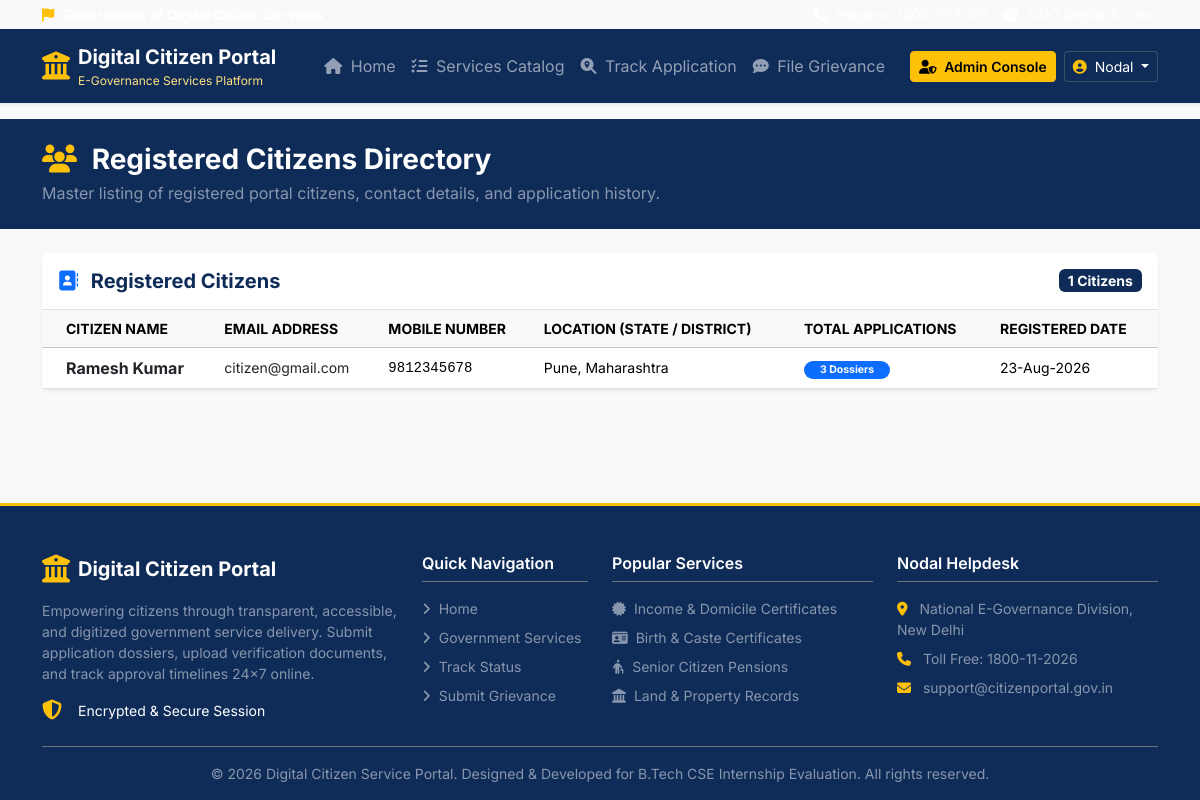
Page /admin/users (signed in) on the committed database.
### app/models.py (models this page shows, shortened)
class User(UserMixin, db.Model):
    __tablename__ = 'users'
    id = db.Column(db.Integer, primary_key=True)
    name = db.Column(db.String(120), nullable=False)
    email = db.Column(db.String(120), unique=True, nullable=False, index=True)
    mobile = db.Column(db.String(15), nullable=False)
    password_hash = db.Column(db.String(256), nullable=False)
    role = db.Column(db.String(20), nullable=False, default='citizen') # 'citizen' or 'admin'
    address = db.Column(db.Text, nullable=True)
    state = db.Column(db.String(80), nullable=True)
    district = db.Column(db.String(80), nullable=True)
    created_at = db.Column(db.DateTime, default=datetime.utcnow)
    applications = db.relationship('Application', backref='user', lazy=True, cascade="all, delete-orphan")
    grievances = db.relationship('Grievance', backref='user', lazy=True)
    notifications = db.relationship('Notification', backref='user', lazy=True, cascade="all, delete-orphan")
    def is_admin(self):
        return self.role == 'admin'

### app/routes/admin.py (the view)
@admin_bp.route('/users')
@login_required
@admin_required
def users():
    citizens = User.query.filter_by(role='citizen').order_by(User.created_at.desc()).all()
    return render_template('admin/users.html', citizens=citizens)

### app/utils.py (called while the page is built)
def admin_required(f):
    @wraps(f)
    def decorated_function(*args, **kwargs):
        if not current_user.is_authenticated:
            flash('Please log in with administrative credentials.', 'warning')
            return redirect(url_for('auth.login'))
        if not current_user.is_admin():
            flash('Access Denied. Administrative privileges required.', 'danger')
            return redirect(url_for('citizen.dashboard'))
        return f(*args, **kwargs)
    return decorated_function

### app/templates/admin/users.html (shortened to what this page needs)
{% extends "base.html" %}
{% block content %}
<div class="bg-navy text-white py-4 mb-4">
    <div class="container">
        <h1 class="h3 fw-bold mb-1"><i class="fa-solid fa-users text-warning me-2"></i> Registered Citizens Directory</h1>
        <p class="text-white-50 mb-0">Master listing of registered portal citizens, contact details, and application history.</p>
    </div>
</div>
<div class="container pb-5">
    <div class="card border-0 shadow-sm rounded-3">
        <div class="card-header bg-white py-3 border-bottom d-flex justify-content-between align-items-center">
            <h5 class="fw-bold text-navy mb-0"><i class="fa-solid fa-address-book text-primary me-2"></i> Registered Citizens</h5>
            <span class="badge bg-navy text-white fs-7">{{ citizens|length }} Citizens</span>
        </div>
        <div class="card-body p-0">
            {% if citizens %}
            <div class="table-responsive">
                <table class="table table-hover align-middle mb-0 fs-7">
                    <thead class="table-light text-uppercase text-muted">
                        <tr>
                            <th class="ps-4">Citizen Name</th>
                            <th>Email Address</th>
                            <th>Mobile Number</th>
                            <th>Location (State / District)</th>
                            <th>Total Applications</th>
                            <th>Registered Date</th>
                        </tr>
                    </thead>
                    <tbody>
                        {% for citizen in citizens %}
                        <tr>
                            <td class="ps-4">
                                <strong class="text-dark fs-6">{{ citizen.name }}</strong>
                            </td>
                            <td><span class="text-dark">{{ citizen.email }}</span></td>
                            <td><span class="font-monospace">{{ citizen.mobile }}</span></td>
                            <td>{{ citizen.district or 'N/A' }}, {{ citizen.state or 'N/A' }}</td>
                            <td>
                                <span class="badge bg-primary rounded-pill px-3">{{ citizen.applications|length }} Dossiers</span>
                            </td>
                            <td>{{ citizen.created_at.strftime('%d-%b-%Y') }}</td>
                        </tr>
                        {% endfor %}
                    </tbody>
                </table>
            </div>
            {% else %}
            <div class="text-center py-5">
                <i class="fa-solid fa-users-slash fs-1 text-muted mb-3"></i>
                <h5 class="fw-bold text-navy">No Citizens Registered</h5>
                <p class="text-muted mb-0">No registered citizen accounts found in the database.</p>
            </div>
            {% endif %}
        </div>
    </div>
</div>
{% endblock %}

### app/templates/components/navbar.html (shortened to what this page needs)
<nav class="navbar navbar-expand-lg navbar-dark bg-navy shadow-sm sticky-top" aria-label="Main navigation">
    <div class="container">
        <a class="navbar-brand d-flex align-items-center gap-2" href="{{ url_for('main.index') }}">
            <i class="fa-solid fa-building-columns fs-3 text-warning"></i>
            <div class="d-flex flex-column">
                <span class="fw-bold tracking-tight text-white fs-5 leading-tight">Digital Citizen Portal</span>
                <span class="fs-8 text-warning-light">E-Governance Services Platform</span>
            </div>
        </a>
        <div class="collapse navbar-collapse" id="navbarMain">
            <ul class="navbar-nav me-auto mb-2 mb-lg-0 ms-lg-4">
                <li class="nav-item">
                    <a class="nav-link {% if request.endpoint == 'main.index' %}active fw-semibold{% endif %}" href="{{ url_for('main.index') }}">
                        <i class="fa-solid fa-house me-1"></i> Home
                    </a>
                </li>
                <li class="nav-item">
                    <a class="nav-link {% if request.endpoint == 'main.services' %}active fw-semibold{% endif %}" href="{{ url_for('main.services') }}">
                        <i class="fa-solid fa-list-check me-1"></i> Services Catalog
                    </a>
                </li>
                <li class="nav-item">
                    <a class="nav-link {% if request.endpoint == 'main.track' %}active fw-semibold{% endif %}" href="{{ url_for('main.track') }}">
                        <i class="fa-solid fa-magnifying-glass-location me-1"></i> Track Application
                    </a>
                </li>
                <li class="nav-item">
                    <a class="nav-link {% if request.endpoint == 'main.grievance' %}active fw-semibold{% endif %}" href="{{ url_for('main.grievance') }}">
                        <i class="fa-solid fa-comment-dots me-1"></i> File Grievance
                    </a>
                </li>
            </ul>
            <div class="d-flex align-items-center gap-2">
                {% if current_user.is_authenticated %}
                    {% if current_user.is_admin() %}
                        <a href="{{ url_for('admin.dashboard') }}" class="btn btn-warning btn-sm fw-semibold">
                            <i class="fa-solid fa-user-shield me-1"></i> Admin Console
                        </a>
                    {% else %}
                        <a href="{{ url_for('citizen.dashboard') }}" class="btn btn-outline-light btn-sm fw-semibold">
                            <i class="fa-solid fa-gauge-high me-1"></i> My Dashboard
                        </a>
                    {% endif %}
                    <div class="dropdown">
                        <button class="btn btn-navy text-white dropdown-toggle border-secondary border-opacity-50 btn-sm" type="button" id="userMenu" data-bs-toggle="dropdown" aria-expanded="false">
                            <i class="fa-solid fa-circle-user text-warning me-1"></i> {{ current_user.name.split()[0] }}
                        </button>
                    </div>
                {% endif %}
            </div>
        </div>
    </div>
</nav>

### app/static/css/style.css (style rules this page uses)
:root { --navy-primary: #0f2c59; --navy-hover: #0a1f40; --gov-yellow: #ffb703; --gov-yellow-hover: #fb8500; --bg-light: #f8f9fa; --font-inter: 'Inter', system-ui, -apple-system, sans-serif; }
body { font-family: var(--font-inter); color: #2b2d42; background-color: var(--bg-light); }
.bg-navy { background-color: var(--navy-primary) !important; }
.text-navy { color: var(--navy-primary) !important; }
.btn-navy { background-color: var(--navy-primary); color: #ffffff; border: 1px solid var(--navy-primary); }
.text-warning-light { color: #ffe082; }
.font-monospace { font-family: SFMono-Regular, Menlo, Monaco, Consolas, "Liberation Mono", "Courier New", monospace !important; }
.fs-7 { font-size: 0.875rem; }
.fs-8 { font-size: 0.75rem; }

### rows in the picture
User: name "Nodal"
User: name "Ramesh Kumar", email "citizen@gmail.com", mobile "9812345678", district "Pune", state "Maharashtra", applications|length "3", created_at "23-Aug-2026"

### other values in the picture
{{ citizens|length }} "1"
